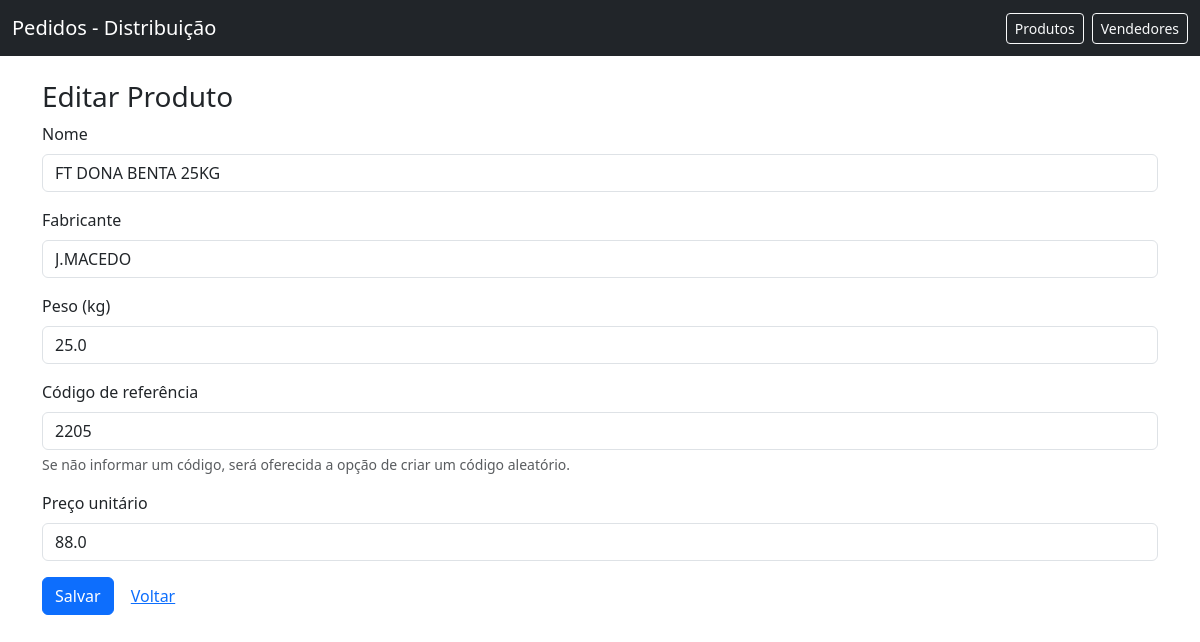
/products/1/edit, run on the app's committed database.
### app/models.py (models this page shows)
class Product(db.Model):
    id = db.Column(db.Integer, primary_key=True)
    name = db.Column(db.String(200), nullable=False)
    manufacturer = db.Column(db.String(200))
    sku = db.Column(db.String(100), unique=True)
    unit_price = db.Column(db.Float, default=0.0)
    weight = db.Column(db.Float, default=0.0)

### app/routes.py (the view, shortened to what this page needs)
@bp.route('/products/<int:product_id>/edit', methods=['GET', 'POST'])
def edit_product(product_id):
    product = Product.query.get_or_404(product_id)
    return render_template('product_form.html', product=product)

### app/templates/product_form.html (shortened to what this page needs)
{% extends 'layout.html' %}
{% block content %}
  <h3>{{ 'Editar Produto' if product else 'Novo Produto' }}</h3>
  <form method="post" id="product-form" action="{{ url_for('main.edit_product', product_id=product.id) if product else url_for('main.new_product') }}">
    <div class="mb-3">
      <label class="form-label">Nome</label>
      <input class="form-control" name="name" required value="{{ product.name if product else (form.get('name') if form else '') }}">
    </div>
    <div class="mb-3">
      <label class="form-label">Fabricante</label>
      <input class="form-control" name="manufacturer" placeholder="Fabricante (opcional)" value="{{ product.manufacturer if product else (form.get('manufacturer') if form else '') }}">
    </div>
    <div class="mb-3">
      <label class="form-label">Peso (kg)</label>
      <input class="form-control" name="weight" type="number" step="0.001" min="0" value="{{ product.weight if product else (form.get('weight') if form else '') }}">
    </div>
    <div class="mb-3">
      <label class="form-label">Código de referência</label>
      <input class="form-control" name="sku" placeholder="Código de referência (pode deixar em branco)" value="{{ product.sku if product else (form.get('sku') if form else '') }}">
      <div class="form-text">Se não informar um código, será oferecida a opção de criar um código aleatório.</div>
    </div>
    <div class="mb-3">
      <label class="form-label">Preço unitário</label>
      <input class="form-control" name="unit_price" type="number" step="0.01" min="0" value="{{ product.unit_price if product else (form.get('unit_price') if form else '') }}">
    </div>
    <button class="btn btn-primary" type="submit">Salvar</button>
    <a class="btn btn-link" href="{{ url_for('main.products') }}">Voltar</a>
  </form>
{% endblock %}

### app/static/style.css (style rules this page uses)
body { padding-bottom: 40px; }

### data on the page
Product: name "FT DONA BENTA 25KG", manufacturer "J.MACEDO", weight "25.0", sku "2205", unit_price "88.0"

### other printed values
{{ 'Editar Produto' if product else 'Novo Produto' }} "Editar Produto"
